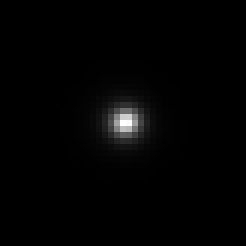
#> input picture observations/psf_images/psf-calexp-pdr1_udeep-HSC-I-9812-1,6-149.37258-2.63547.fits, 41 x 41 px (shown 6 times larger)
$ jupyter execute conv.ipynb
#> lines starting #> are read from the running program, lines starting #| are printed output that depends on the picture; pictures that were not available may be replaced by others from this repository, and a replacement may not be noted
[cell 1]
from astropy.io import fits
import numpy as np
import os.path as osp
import matplotlib.pyplot as plt
from astropy.visualization import astropy_mpl_style
from scipy.ndimage import convolve
from glob import glob
plt.style.use(astropy_mpl_style)

[cell 2]
HSC_PIX = 0.17
NOISE_DIST = 1.0

[cell 3]
base_path = '/home/jimenez/work/Formation/Astroinfo/Diffusion/'
# Simulated galaxies in local base_path
filenames = glob(osp.join(base_path, "*.fits"))

# Observations relative base_path
# filenames = glob(osp.join(base_path, "hack_images," "cutout*.fits")
psf_filename = './psf_images/psf-calexp-pdr1_udeep-HSC-I-9812-1,6-149.37258-2.63547.fits'

[cell 4]
def magnitude_to_flux_in_janskies(magnitude_values):
    """
    See https://en.wikipedia.org/wiki/AB_magnitude
    """
    return 10 ** ((magnitude_values - 8.9) / (-2.5)) / HSC_PIX

def raw_to_ab_magnitude(img_to_conv):
    """
    See comment in "FLUXMAG0" keyword in header fits image HSC
    """
    return 2.5*np.log(flux_mag/img_to_conv)

def create_images(filename):
    with fits.open(filename) as l_hdu:
        img_to_conv = l_hdu[1].data
        l_head = l_hdu[0].header
        d_head = l_hdu[1].header

    flux_mag = np.float32(l_head["FLUXMAG0"])

    shape = (d_head["NAXIS1"], d_head["NAXIS2"])
    ab_mag_image = raw_to_ab_magnitude(img_to_conv)
    jansky_image = magnitude_to_flux_in_janskies(ab_mag_image)
    return [shape, img_to_conv, ab_mag_image, jansky_image]

def load_image(filename):
    with fits.open(filename) as l_hdu:
        img_to_conv = l_hdu[0].data
        l_head = l_hdu[0].header

    shape = (l_head["NAXIS1"], l_head["NAXIS2"])
    return [shape, img_to_conv]

[cell 5]
with fits.open(psf_filename) as h_psf:
#> h_psf = 1 item
    psf = h_psf[0].data

[cell 6]
for filename in filenames:
    shape, raw = load_image(filename)
#> in load_image, `shape = (l_head["NAXIS1"], l_head["NAXIS2"])`: shape = (41, 41)
#> shape = (41, 41)
    noise = np.random.normal(1,1,raw.shape)
    conv_image = convolve(raw, psf)
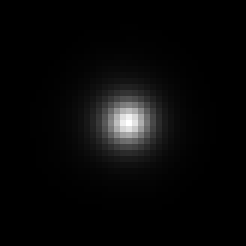
#> conv_image: shape (41, 41) float64 (shown 6 times larger); min 3.75e-07, max 0.0176, mean 0.000595; drawn with min black and max white
    I_0 = conv_image + noise
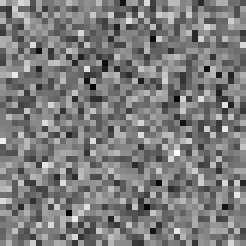
#> I_0: shape (41, 41) float64 (shown 6 times larger); min -2.05, max 4.17, mean 0.986; drawn with min black and max white
    print(f"Plotting file {filename}")
    print(f"With shape: {shape}")
#| With shape: (41, 41)
    plt.figure()
    plt.subplot(141)
    plt.imshow(raw)
    plt.subplot(142)
    plt.imshow(noise)
    plt.subplot(143)
    plt.imshow(conv_image)
    plt.subplot(144)
    plt.imshow(conv_image + noise)
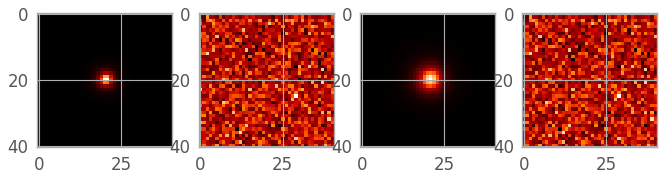
#> figure drawn by matplotlib, 4 panels

[cell 7]
shape, raw = load_image(filenames[0])
conv_image = convolve(raw, psf)
conv_image += np.random.normal(1,1,conv_image.shape)
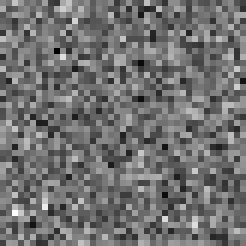
#> conv_image: shape (41, 41) float64 (shown 6 times larger); min -2.12, max 4.8, mean 0.957; drawn with min black and max white

[cell 8]
shape, raw = load_image(filenames[0])
conv_image = convolve(raw, psf)
conv_image += np.random.normal(1,1,conv_image.shape)
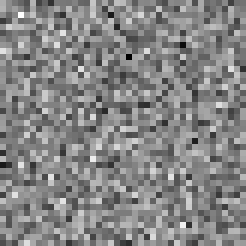
#> conv_image: shape (41, 41) float64 (shown 6 times larger); min -2.74, max 4.43, mean 1.01; drawn with min black and max white
plt.figure()
plt.subplot(131)
plt.imshow(raw)
plt.subplot(132)
plt.imshow(psf)
plt.subplot(133)
plt.imshow(conv_image)

[cell 9]
conv_image.shape
#> Out = (41, 41)

[cell 10]
shape
#> Out = (41, 41)
